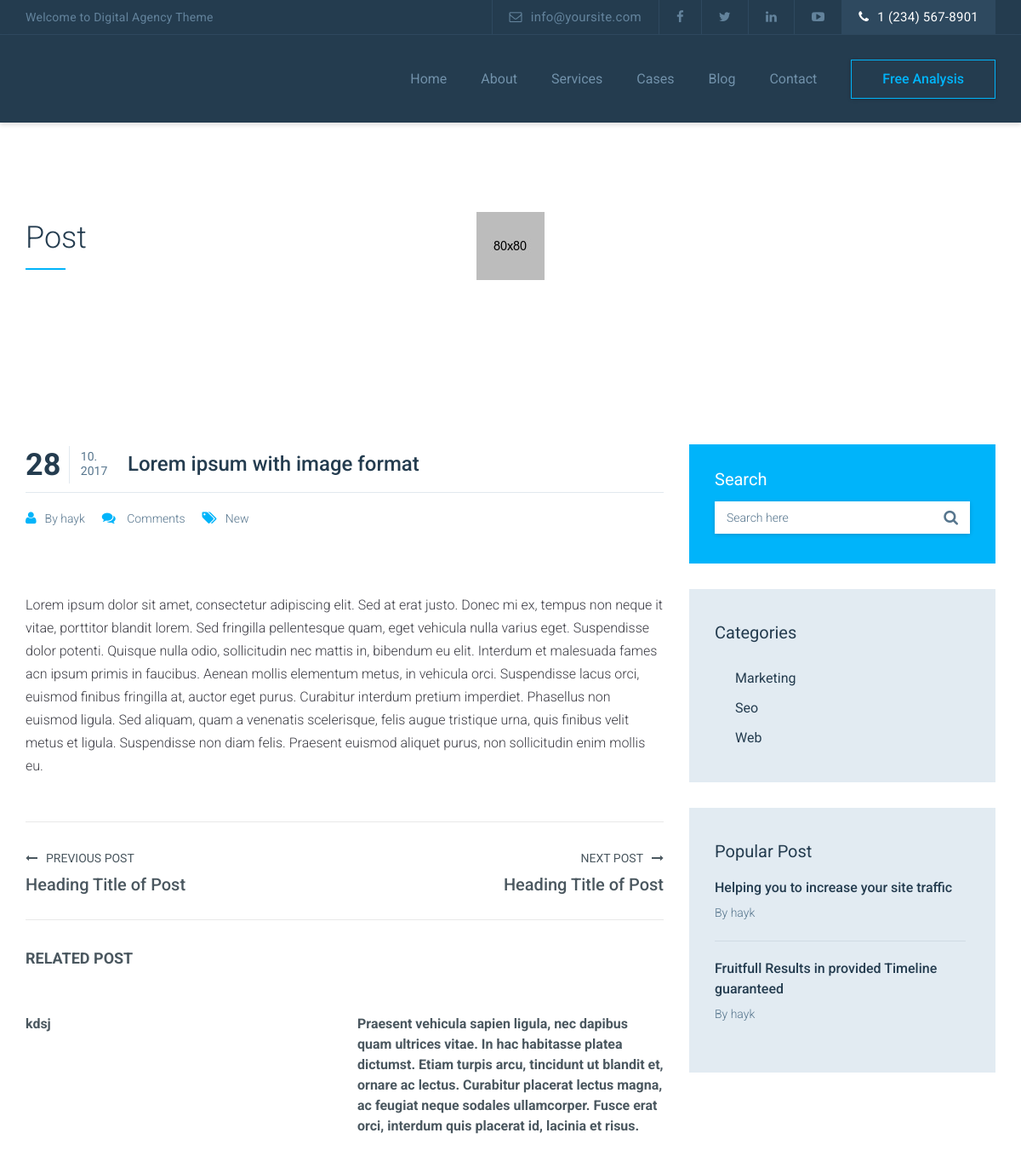
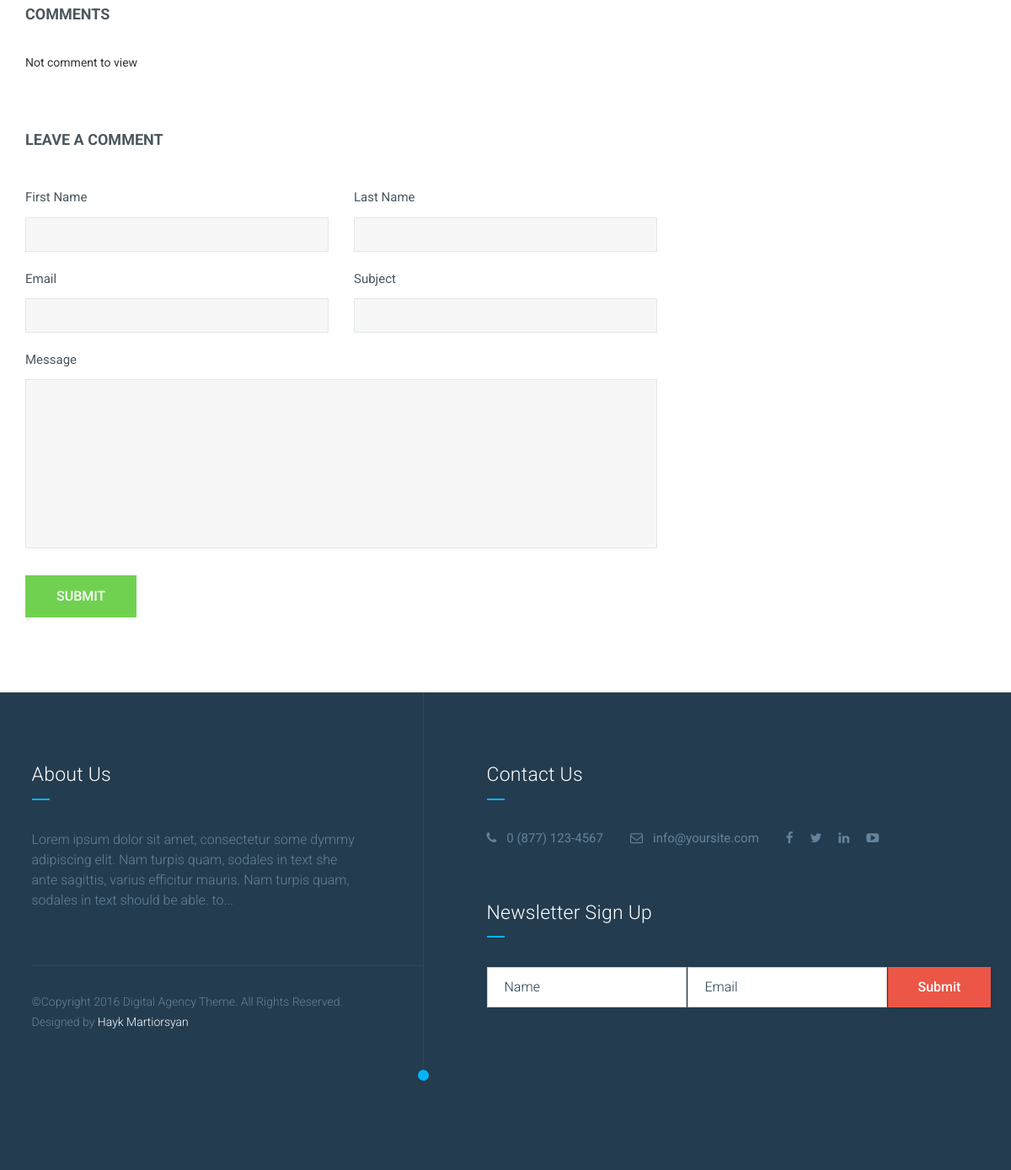
Page /blog/1/ on the committed database (2 pictures, top to bottom).
### Blog/models.py (models this page shows, shortened)
class BlogPosts(models.Model):
    author = models.ForeignKey(settings.AUTH_USER_MODEL, on_delete=models.CASCADE, default=True)
    title = models.CharField(max_length=64, blank=True, null=True, default=None)
    short_description = models.TextField(blank=True, null=True, default=None)
    description = models.TextField(blank=True, null=True, default=None)
    image = models.ImageField(upload_to='blog_images')
    category = models.ForeignKey(PostCategory, blank=True, null=True, default=None)
    tag = models.CharField(max_length=32, blank=True, null=True, default=None)
    created = models.DateTimeField(auto_now_add=True, auto_now=False)
    updated = models.DateTimeField(auto_now_add=False, auto_now=True)
    class Meta:
        verbose_name = "Blog Post"
        verbose_name_plural = "Blog Posts"

class PostCategory(models.Model):
    name = models.CharField(max_length=64, blank=True, null=True, default=None)
    class Meta:
        verbose_name = "Post Category"
        verbose_name_plural = "Posts Categories"

### Blog/views.py (the view)
# urls.py: url(r'^(?P<pk>\d+)/$', views.single_post.as_view(), name="single-post"),
class single_post(generic.DetailView):
    template_name = 'blog/single-post.html'
    posts = BlogPosts.objects.all().order_by('-created')
    model = BlogPosts
    context_object_name = 'post'
    initial = {'key': 'value'}
    form_class = CommentForm
    def post(self, request, pk):
        post = get_object_or_404(BlogPosts, id=pk)
        form = self.form_class(request.POST)
        if form.is_valid():
            comment = form.save(commit=False)
            comment.post = post
            comment.save()
        return HttpResponseRedirect('./')
    def get_context_data(self, **kwargs):
        posts = BlogPosts.objects.all().order_by('-created')
        post_category = PostCategory.objects.all()[:3]
        latest_post = BlogPosts.objects.all().order_by('-created')[:2]
        for post in posts:
            s = post.created
            day = s.date().day
            month = s.date().month
            year = s.date().year
        context = super(single_post, self).get_context_data(**kwargs)
        context['posts'] = posts
        context['post_category'] = post_category
        context['latest_post'] = latest_post
        context['day'] = day
        context['month'] = month
        context['year'] = year
        return context

### Blog/templates/Blog/single-post.html (shortened to what this page needs)
{% extends 'base/base.html' %}
{% load static %}
{% block content %}
  	<section class="row page-cover" data-bgimage="{% static 'images/page-cover/2.jpg' %}">
  		<div class="row m0">
  			<div class="container">
				<h2 class="page-title">Post</h2>
			</div>
  		</div>
  	</section>
  	<section class="row blog-content">
  		<div class="container">
  			<div class="row">
  				<div class="col-md-8 blog-part">
  					<article class="post post-format-image single-post row">
  						<header class="post-header row">
  							<div class="row this-title">
  								<a href="#" class="post-date">
  									<span class="date-wrapper">
  										<span class="dd">{{ day }}</span>
  										<span class="mm-yy">{{ month }}.<br>{{ year }}</span>
  									</span>
  								</a>
  								<div class="title-link"><h3 class="title">{{ post.title }}</h3></div>
  							</div>
  							<ul class="post-meta list-unstyled">
  								<li><i class="fa fa-user"></i>By {{ post.author }}</li>
  								<li><i class="fa fa-comments"></i>
                                    {%if post.comments.count == 1 %}
                                {{post.comments.count}}
                                Comment
                                {%elif post.comments.count == 0%}
                                Comments
                                {%else%}
                                {{post.comments.count}}
                                Comments
                                {%endif%}
                                </li>
  								<li><i class="fa fa-tags"></i><a href="/blog/?q={{post.tag}}">{{ post.tag }}</a></li>
  							</ul>
  						</header>
  						<div class="post-body row">
  							<div class="featured-content row">
  							</div>
  							<div class="row this-summary this-contents">
								<p>{{ post.description }}</p>
                            </div>
  						</div>
  					</article>
  					<ul class="pager blog-pager">
  						<li class="previous">
  							<a href="#" class="direction">
  								<i class="fa fa-long-arrow-left"></i>PREVIOUS POST
  								<h4 class="post-title">Heading Title of Post</h4>
  							</a>
  						</li>
  						<li class="next">
  							<a href="{{ prew_post }}" class="direction">
  								NEXT POST<i class="fa fa-long-arrow-right"></i>
  								<h4 class="post-title">Heading Title of Post</h4>
  							</a>
  						</li>
  					</ul>
  					<h4 class="related-post-title">related post</h4>
  					<div class="row related-posts">
  						{% for post in latest_post %}
  						<div class="col-sm-6 r-post">
  							<a href="/blog/{{ post.id }}"><h4 class="this-title">{{ post.short_description }}</h4></a>
  						</div>
                        {% endfor %}
  					</div>
  					<h4 class="comments-title">
                        {%if post.comments.count == 1 %}
                                {{post.comments.count}}
                                Comment
                                {%elif post.comments.count == 0%}
                                Comments
                                {%else%}
                                {{post.comments.count}}
                                Comments
                                {%endif%}
                    </h4>
                {%for comment in post.comments.all%}
  					<div class="media comment">
  						<div class="media-body">
  							<h4><a href="#" class="this-title">{{comment.name}}</a><small class="this-meta">{{ comment.created }}</small></h4>
							<p>{{ comment.message }}</p>
  						</div>
  					</div>
                    {%empty%}
                                <p>Not comment to view</p>
                {% endfor %}
  					<h4 class="leave-comment-title">leave a comment</h4>
  					<form action="" method="post" class="comment-form row" role="form">{% csrf_token %}
  						<div class="col-sm-6 form-group">
  							<label for="name">First Name</label>
  							<input type="text" id="fname" class="form-control">
  						</div>
  						<div class="col-sm-6 form-group">
  							<label for="last_name">Last Name</label>
  							<input type="text" id="lname" class="form-control">
  						</div>
  						<div class="col-sm-6 form-group">
  							<label for="email">Email</label>
  							<input type="email" id="email" class="form-control">
  						</div>
  						<div class="col-sm-6 form-group">
  							<label for="subject">Subject</label>
  							<input type="text" id="subject" class="form-control">
  						</div>
  						<div class="col-sm-12 form-group">
  							<label for="message">Message</label>
  							<textarea name="message" id="message" class="form-control"></textarea>
  						</div>
  						<div class="col-sm-12">
  							<input type="submit" class="btn btn-success btn-default" value="submit">
  						</div>
  					</form>
  				</div>
  				<div class="col-md-4 sidebar post-sidebar">
                    <div class="row m0 widget widget-search">
                        <h4 class="widget-title">search</h4>
                        <form action="/blog/" class="row m0 search-form" method="get" role="search">
                            <div class="input-group">
                                <input type="search" name="q" value="{{request.GET.q}}" class="form-control" placeholder="Search here">
                                <span class="input-group-addon"><button type="submit"><i class="fa fa-search"></i></button></span>
                            </div>
                        </form>
                    </div>
                    <div class="row m0 widget widget-category">
                        <h4 class="widget-title">categories</h4>
                        <ul class="nav widget-nav">
                            {%for category in post_category%}
                            <li><a href="/blog/?q={{category.name}}">{{ category.name }}</a></li>
                            {% endfor %}
                        </ul>
                    </div>
                    <div class="row m0 widget widget-popular-posts">
                        <h4 class="widget-title">popular post</h4>
                        {%for post in latest_post%}
                        <div class="media popular-post">
                            <div class="media-body">
                                <h5 class="this-title"><a href="/blog/{{ post.id }}">{{post.title}}</a></h5>
                                <h5 class="by-date">
                                	By <a href="#" class="by">{{ post.author }}</a>
                                </h5>
                            </div>
                        </div>
                        {% endfor %}
                    </div>
                </div>
  			</div>
  		</div>
  	</section>
{% endblock %}

### static/css/theme.css (style rules this page uses)
.btn { border-color: #2e495f; }
.btn-default { background: #00b4fa; border-color: #00b4fa; color: #fff; }
.btn-success { background: #70d151; border-color: #70d151; color: #fff; }
.page-cover .page-title { color: #243c4f; }
.page-cover .page-title:after { background: #00b4fa; }
.sidebar .widget { background: #e2ebf2; }
.sidebar .widget-title { color: #243c4f; }
.sidebar .widget-search { background: #00b4fa; }
.sidebar .widget-search .widget-title { color: #fff; }
.sidebar .widget-search .form-control { color: #56758d; }
.sidebar .widget-search button { background: #fff; color: #56758d; }
.sidebar .widget-nav li a { color: #243c4f; }
.sidebar .popular-post + .popular-post { border-color: #d0dbe4; }
.sidebar .popular-post .this-title a { color: #243c4f; }
.sidebar .popular-post .by-date { color: #56758d; }
.sidebar .popular-post .by-date a { color: #56758d; }
.post-header .this-title { border-color: #e1e9ef; }
.post-header .title-link .title { color: #243c4f; }
.post-date .dd { border-color: #e1e9ef; color: #243c4f; }
.post-date .mm-yy { color: #56758d; }
.post-meta li { color: #56758d; }
.post-meta li i { color: #00b4fa; }
.post-meta li a { color: #56758d; }
.post-body .this-summary { color: #56758d; }
.post-body .this-contents p { color: #3c3c44; }
.blog-pager { border-color: #e9e9e9; }
.blog-pager li a { color: #4a575f; }
.related-post-title, .comments-title, .leave-comment-title { color: #4a575f; }
.related-posts .this-title { color: #4a575f; }
.comment-form label { color: #4a575f; }
.comment-form .form-control { background: #f7f7f7; border-color: #e2e7ea; color: #243c4f; }

### rows in the picture
BlogPosts: title "Lorem ipsum with image format", author "hayk", tag "New", description "Lorem ipsum dolor sit amet, consectetur adipiscing elit. Sed at erat justo. Donec mi ex, tempus non neque it vitae, porttitor blandit lorem. Sed fringilla pellentesque quam, eget vehicula nulla varius eget. Suspendisse dolor potenti. Quisque nulla odio, sollicitudin nec mattis in, bibendum eu elit. Interdum et malesuada fames acn ipsum primis in faucibus. Aenean mollis elementum metus, in vehicula orci. Suspendisse lacus orci, euismod finibus fringilla at, auctor eget purus. Curabitur interdum pretium imperdiet. Phasellus non euismod ligula. Sed aliquam, quam a venenatis scelerisque, felis augue tristique urna, quis finibus velit metus et ligula. Suspendisse non diam felis. Praesent euismod…"
BlogPosts: short_description "kdsj", title "Helping you to increase your site traffic", author "hayk"
BlogPosts: short_description "Praesent vehicula sapien ligula, nec dapibus quam ultrices vitae. In hac habitasse platea dictumst. Etiam turpis arcu, tincidunt ut blandit et, ornare ac lectus. Curabitur placerat lectus magna, ac feugiat neque sodales ullamcorper. Fusce erat orci, interdum quis placerat id, lacinia et risus.", title "Fruitfull Results in provided Timeline guaranteed", author "hayk"
PostCategory: name "Marketing"
PostCategory: name "Seo"
PostCategory: name "Web"

### other values in the picture
{{ day }} "28"
{{ month }} "10"
{{ year }} "2017"
